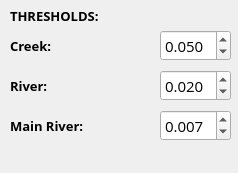
        <widget class="QWidget" name="mpHydrology">
         <property name="geometry">
          <rect>
           <x>0</x>
           <y>0</y>
           <width>238</width>
           <height>173</height>
          </rect>
         </property>
         <attribute name="label">
          <string>Hydrology</string>
         </attribute>
         <widget class="QDoubleSpinBox" name="spnTHCreek">
          <property name="geometry">
           <rect>
            <x>160</x>
            <y>30</y>
            <width>71</width>
            <height>31</height>
           </rect>
          </property>
          <property name="font">
           <font>
            <family>Open Sans</family>
            <pointsize>11</pointsize>
           </font>
          </property>
          <property name="decimals">
           <number>3</number>
          </property>
          <property name="maximum">
           <double>1.000000000000000</double>
          </property>
          <property name="singleStep">
           <double>0.010000000000000</double>
          </property>
          <property name="value">
           <double>0.050000000000000</double>
          </property>
         </widget>
         <widget class="QLabel" name="label_61">
          <property name="geometry">
           <rect>
            <x>10</x>
            <y>30</y>
            <width>151</width>
            <height>31</height>
           </rect>
          </property>
          <property name="font">
           <font>
            <family>Open Sans</family>
            <pointsize>10</pointsize>
            <weight>75</weight>
            <bold>true</bold>
           </font>
          </property>
          <property name="text">
           <string>Creek:</string>
          </property>
         </widget>
         <widget class="QDoubleSpinBox" name="spnTHRiver">
          <property name="geometry">
           <rect>
            <x>160</x>
            <y>70</y>
            <width>71</width>
            <height>31</height>
           </rect>
          </property>
          <property name="font">
           <font>
            <family>Open Sans</family>
            <pointsize>11</pointsize>
           </font>
          </property>
          <property name="decimals">
           <number>3</number>
          </property>
          <property name="maximum">
           <double>1.000000000000000</double>
          </property>
          <property name="singleStep">
           <double>0.010000000000000</double>
          </property>
          <property name="value">
           <double>0.020000000000000</double>
          </property>
         </widget>
         <widget class="QLabel" name="label_62">
          <property name="geometry">
           <rect>
            <x>10</x>
            <y>70</y>
            <width>151</width>
            <height>31</height>
           </rect>
          </property>
          <property name="font">
           <font>
            <family>Open Sans</family>
            <pointsize>10</pointsize>
            <weight>75</weight>
            <bold>true</bold>
           </font>
          </property>
          <property name="text">
           <string>River:</string>
          </property>
         </widget>
         <widget class="QLabel" name="label_63">
          <property name="geometry">
           <rect>
            <x>10</x>
            <y>0</y>
            <width>151</width>
            <height>31</height>
           </rect>
          </property>
          <property name="font">
           <font>
            <family>Open Sans</family>
            <pointsize>10</pointsize>
            <weight>75</weight>
            <bold>true</bold>
           </font>
          </property>
          <property name="text">
           <string>THRESHOLDS:</string>
          </property>
         </widget>
         <widget class="QDoubleSpinBox" name="spnTHMainRiver">
          <property name="geometry">
           <rect>
            <x>160</x>
            <y>110</y>
            <width>71</width>
            <height>31</height>
           </rect>
          </property>
          <property name="font">
           <font>
            <family>Open Sans</family>
            <pointsize>11</pointsize>
           </font>
          </property>
          <property name="decimals">
           <number>3</number>
          </property>
          <property name="maximum">
           <double>1.000000000000000</double>
          </property>
          <property name="singleStep">
           <double>0.005000000000000</double>
          </property>
          <property name="value">
           <double>0.007000000000000</double>
          </property>
         </widget>
         <widget class="QLabel" name="label_64">
          <property name="geometry">
           <rect>
            <x>10</x>
            <y>110</y>
            <width>151</width>
            <height>31</height>
           </rect>
          </property>
          <property name="font">
           <font>
            <family>Open Sans</family>
            <pointsize>10</pointsize>
            <weight>75</weight>
            <bold>true</bold>
           </font>
          </property>
          <property name="text">
           <string>Main River:</string>
          </property>
         </widget>
        </widget>
